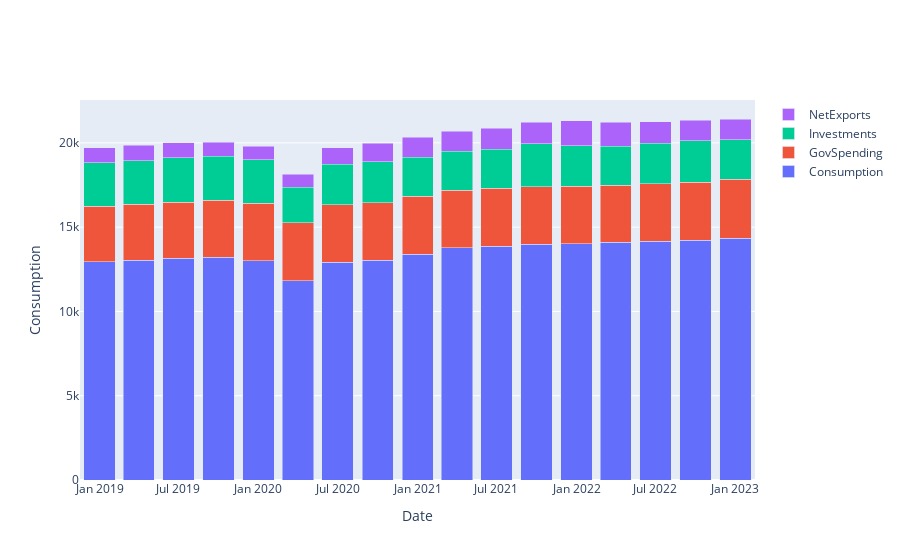

Notebook code for this chart:
### Code cell
from pkg.src.core import data


gdp_tickers = {
    "GDPC1" : "RealGDP",
}
gdp_comp_tickers = {
    "PCECC96": "Consumption",
    "GCEC1": "GovSpending",
    "GPDIC1": "Investments",
    "NETEXC": "NetExports",
}

GDP = data.get_macro(list(gdp_tickers.keys()))
GDP = GDP.rename(columns=gdp_tickers)

gdp_components = data.get_macro(list(gdp_comp_tickers.keys())).loc["2019":]
gdp_components = gdp_components.rename(columns=gdp_comp_tickers)

import plotly.graph_objects as go

# Create a figure object
fig = go.Figure()

# Add trace for each column in the DataFrame
for column in gdp_components.columns:
    fig.add_trace(go.Bar(
        x=gdp_components.index,
        y=gdp_components[column],
        name=column
    ))

# Update layout
fig.update_layout(
    barmode='stack',
    xaxis_title='Date',
    yaxis_title='Consumption'
)

# Show the plot
fig.show()

### Figure 1 — Plotly figure (JSON) as saved in the notebook; plotly's stock layout.template omitted (floating-point values rounded to 4 significant figures)
{"data": [{"name": "Consumption", "type": "bar", "x": ["2019-01-01T00:00:00", "2019-04-01T00:00:00", "2019-07-01T00:00:00", "2019-10-01T00:00:00", "2020-01-01T00:00:00", "2020-04-01T00:00:00", "2020-07-01T00:00:00", "2020-10-01T00:00:00", "2021-01-01T00:00:00", "2021-04-01T00:00:00", "2021-07-01T00:00:00", "2021-10-01T00:00:00", "2022-01-01T00:00:00", "2022-04-01T00:00:00", "2022-07-01T00:00:00", "2022-10-01T00:00:00", "2023-01-01T00:00:00"], "y": [12960.0, 13040.0, 13150.0, 13230.0, 13020.0, 11820.0, 12920.0, 13050.0, 13390.0, 13770.0, 13870.0, 13980.0, 14030.0, 14100.0, 14180.0, 14210.0, 14350.0]}, {"name": "GovSpending", "type": "bar", "x": ["2019-01-01T00:00:00", "2019-04-01T00:00:00", "2019-07-01T00:00:00", "2019-10-01T00:00:00", "2020-01-01T00:00:00", "2020-04-01T00:00:00", "2020-07-01T00:00:00", "2020-10-01T00:00:00", "2021-01-01T00:00:00", "2021-04-01T00:00:00", "2021-07-01T00:00:00", "2021-10-01T00:00:00", "2022-01-01T00:00:00", "2022-04-01T00:00:00", "2022-07-01T00:00:00", "2022-10-01T00:00:00", "2023-01-01T00:00:00"], "y": [3271.0, 3314.0, 3341.0, 3361.0, 3388.0, 3448.0, 3396.0, 3395.0, 3449.0, 3422.0, 3421.0, 3413.0, 3393.0, 3379.0, 3411.0, 3442.0, 3486.0]}, {"name": "Investments", "type": "bar", "x": ["2019-01-01T00:00:00", "2019-04-01T00:00:00", "2019-07-01T00:00:00", "2019-10-01T00:00:00", "2020-01-01T00:00:00", "2020-04-01T00:00:00", "2020-07-01T00:00:00", "2020-10-01T00:00:00", "2021-01-01T00:00:00", "2021-04-01T00:00:00", "2021-07-01T00:00:00", "2021-10-01T00:00:00", "2022-01-01T00:00:00", "2022-04-01T00:00:00", "2022-07-01T00:00:00", "2022-10-01T00:00:00", "2023-01-01T00:00:00"], "y": [3484.0, 3505.0, 3527.0, 3454.0, 3410.0, 2884.0, 3394.0, 3538.0, 3489.0, 3497.0, 3584.0, 3842.0, 3892.0, 3747.0, 3654.0, 3694.0, 3583.0]}, {"name": "NetExports", "type": "bar", "x": ["2019-01-01T00:00:00", "2019-04-01T00:00:00", "2019-07-01T00:00:00", "2019-10-01T00:00:00", "2020-01-01T00:00:00", "2020-04-01T00:00:00", "2020-07-01T00:00:00", "2020-10-01T00:00:00", "2021-01-01T00:00:00", "2021-04-01T00:00:00", "2021-07-01T00:00:00", "2021-10-01T00:00:00", "2022-01-01T00:00:00", "2022-04-01T00:00:00", "2022-07-01T00:00:00", "2022-10-01T00:00:00", "2023-01-01T00:00:00"], "y": [-903.6, -924.5, -909.4, -832.8, -828.2, -767.3, -991.1, -1104.0, -1165.0, -1204.0, -1267.0, -1298.0, -1489.0, -1431.0, -1269.0, -1239.0, -1243.0]}], "layout": {"barmode": "stack", "xaxis": {"title": {"text": "Date"}}, "yaxis": {"title": {"text": "Consumption"}}}}
